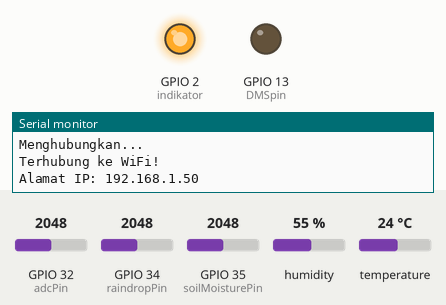
This sketch was run on a simulated ESP32. Shown: output pins drawn as LEDs (lit = HIGH), the last lines printed to the serial monitor. The test bench sets the inputs (shaded band); at power-on: GPIO 32 (adcPin) = 2048, GPIO 34 (raindropPin) = 2048, GPIO 35 (soilMoisturePin) = 2048, humidity 55 %, temperature 24 °C (analog values on the 0–4095 scale). WiFi joins after 1.5 s; servers stay silent unless stated; uploads are accepted with an empty reply; random numbers use the default seed unless the sketch sets one.

Above: at 7.0 s.
At 16.1 s:
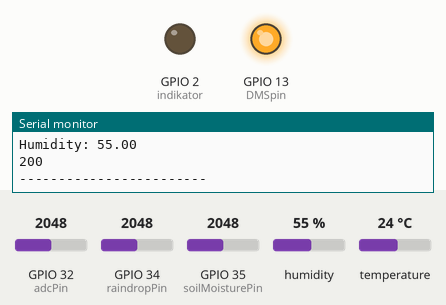
Timing chart, 0 to 25.7 s (numbered marks = the images above):
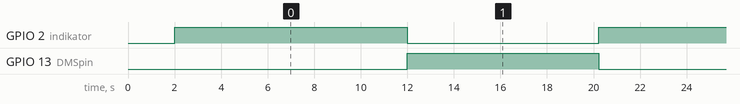

The sketch:

esp32.ino
```cpp
#include <WiFi.h>
#include <HTTPClient.h>
#include "DHT.h"

// WiFi credentials
const char* ssid = "xyz";
const char* password = "muntilan";

// Pin definitions
#define DMSpin 13       // pin output untuk DMS
#define indikator 2     // pin output untuk indikator pembacaan sensor
#define adcPin 32       // pin input sensor pH tanah
#define soilMoisturePin 35 // pin untuk sensor kelembaban tanah
#define raindropPin 34  // pin untuk sensor raindrop
#define DHTPIN 27       // pin data DHT22 terhubung ke GPIO 27

// Sensor types
#define DHTTYPE DHT22   // Tipe sensor DHT 22

// Sensor objects
DHT dht(DHTPIN, DHTTYPE);

// Variables for sensors
int ADC;
float lastReading = -1.0;  // Inisialisasi dengan nilai yang tidak mungkin untuk pH
float pH;

// Nilai minimum dan maksimum dari sensor kelembaban tanah
const int dryValue = 650;    // Nilai saat tanah sangat kering
const int wetValue = 230;    // Nilai saat tanah sangat basah

// Variables for random values
int n, p, k;

void setup() {
  // Memulai serial communication untuk debugging
  Serial.begin(115200);

  // Memulai koneksi WiFi
  WiFi.begin(ssid, password);
  Serial.println("Menghubungkan ke WiFi...");

  // Tunggu hingga terhubung ke WiFi
  while (WiFi.status() != WL_CONNECTED) {
    delay(1000);
    Serial.println("Menghubungkan...");
  }

  // Jika sudah terhubung, cetak alamat IP
  Serial.println("Terhubung ke WiFi!");
  Serial.print("Alamat IP: ");
  Serial.println(WiFi.localIP());

  // Set pin mode untuk sensor pH tanah dan DMS
  analogReadResolution(10);      // setting resolusi pembacaan ADC menjadi 10 bit
  pinMode(DMSpin, OUTPUT);
  pinMode(indikator, OUTPUT);
  digitalWrite(DMSpin, HIGH);    // non-aktifkan DMS

  // Inisialisasi DHT22
  dht.begin();

  // Inisialisasi nilai acak
  randomSeed(analogRead(0));
}

void loop() {
  // Membaca nilai dari sensor raindrop
  int raindropValue = analogRead(raindropPin);
  int rainfallIntensity = map(raindropValue, 1050, 375, 18, 299);
  rainfallIntensity = constrain(rainfallIntensity, 18, 299);

  // Membaca nilai dari sensor pH tanah
  digitalWrite(DMSpin, LOW);      // aktifkan DMS
  digitalWrite(indikator, HIGH);  // led indikator built-in ESP32 menyala
  delay(10000);               // wait DMS capture data
  ADC = analogRead(adcPin);

  if (ADC != 0) {  // Tambahkan pengecekan untuk nilai ADC
    pH = (-0.0333 * ADC) + 9.8340;  // ini adalah rumus regresi linier yang wajib anda ganti!
    if (pH != lastReading) {
      lastReading = pH;
    }
  }

  digitalWrite(DMSpin, HIGH);
  digitalWrite(indikator, LOW);
  delay(3000);                 // wait for DMS ready

  // Membaca nilai dari sensor DHT22
  float t = dht.readTemperature();
  float h = dht.readHumidity(); // Membaca kelembaban dari DHT22

  if (isnan(t) || isnan(h)) {
    Serial.println("Failed to read from DHT sensor!");
  }

  // Mengacak nilai n, p, dan k
  n = random(0, 141);
  p = random(5, 146);
  k = random(5, 206);

  // Membaca nilai dari sensor kelembapan tanah
  int soilMoistureValue = analogRead(soilMoisturePin);
  Serial.print("Nilai mentah kelembapan tanah: ");
  Serial.println(soilMoistureValue);
  int soilMoisturePercent = map(soilMoistureValue, dryValue, wetValue, 0, 100);
  soilMoisturePercent = constrain(soilMoisturePercent, 0, 100);
  Serial.print("Kelembapan Tanah (%): ");
  Serial.println(soilMoisturePercent);

  // Menampilkan semua data sensor
  Serial.println("Pembacaan Sensor:");
  Serial.print("Temperature: ");
  Serial.print(t);
  Serial.println(" *C");

  Serial.print("Kelembaban Tanah: ");
  Serial.println(soilMoisturePercent);

  Serial.print("Nilai mentah sensor hujan: ");
  Serial.println(raindropValue);

  Serial.print("Intensitas Hujan: ");
  Serial.print(rainfallIntensity);
  Serial.println(" mm");

  Serial.print("ADC=");
  Serial.print(ADC);
  Serial.print(" pH=");
  Serial.println(lastReading, 1);

  Serial.print("n: ");
  Serial.println(n);
  Serial.print("p: ");
  Serial.println(p);
  Serial.print("k: ");
  Serial.println(k);

  Serial.print("Humidity: ");
  Serial.println(h);

  // Mengirim data ke server
  if (WiFi.status() == WL_CONNECTED) {
    HTTPClient http;
    http.begin("http://192.168.85.49:5000/sensor-data");
    http.addHeader("Content-Type", "application/json");

    String jsonData = "{";
    jsonData += "\"n\":" + String(n) + ",";
    jsonData += "\"p\":" + String(p) + ",";
    jsonData += "\"k\":" + String(k) +",";
    jsonData += "\"temperature\":" + String(t) + ",";
    jsonData += "\"humidity\":" + String(h) + ",";
    jsonData += "\"ph\":" + String(lastReading, 1);
    jsonData += "\"rainfall\":" + String(rainfallIntensity) + ",";
    jsonData += "}";

    int httpResponseCode = http.POST(jsonData);

    if (httpResponseCode > 0) {
      String response = http.getString();
      Serial.println(httpResponseCode);
      Serial.println(response);
    } else {
      Serial.print("Error on sending POST: ");
      Serial.println(httpResponseCode);
    }

    http.end();
  } else {
    Serial.println("Error in WiFi connection");
  }

  Serial.println("------------------------");
  // Menunggu selama 10 detik sebelum pembacaan berikutnya
  delay(5000);
}
```

Measured:
- by itself, GPIO 2 (indikator): alternates HIGH for 10.0 s and LOW for 8.2 s
- by itself, GPIO 13 (DMSpin): alternates HIGH for 8.2 s and LOW for 10.0 s
